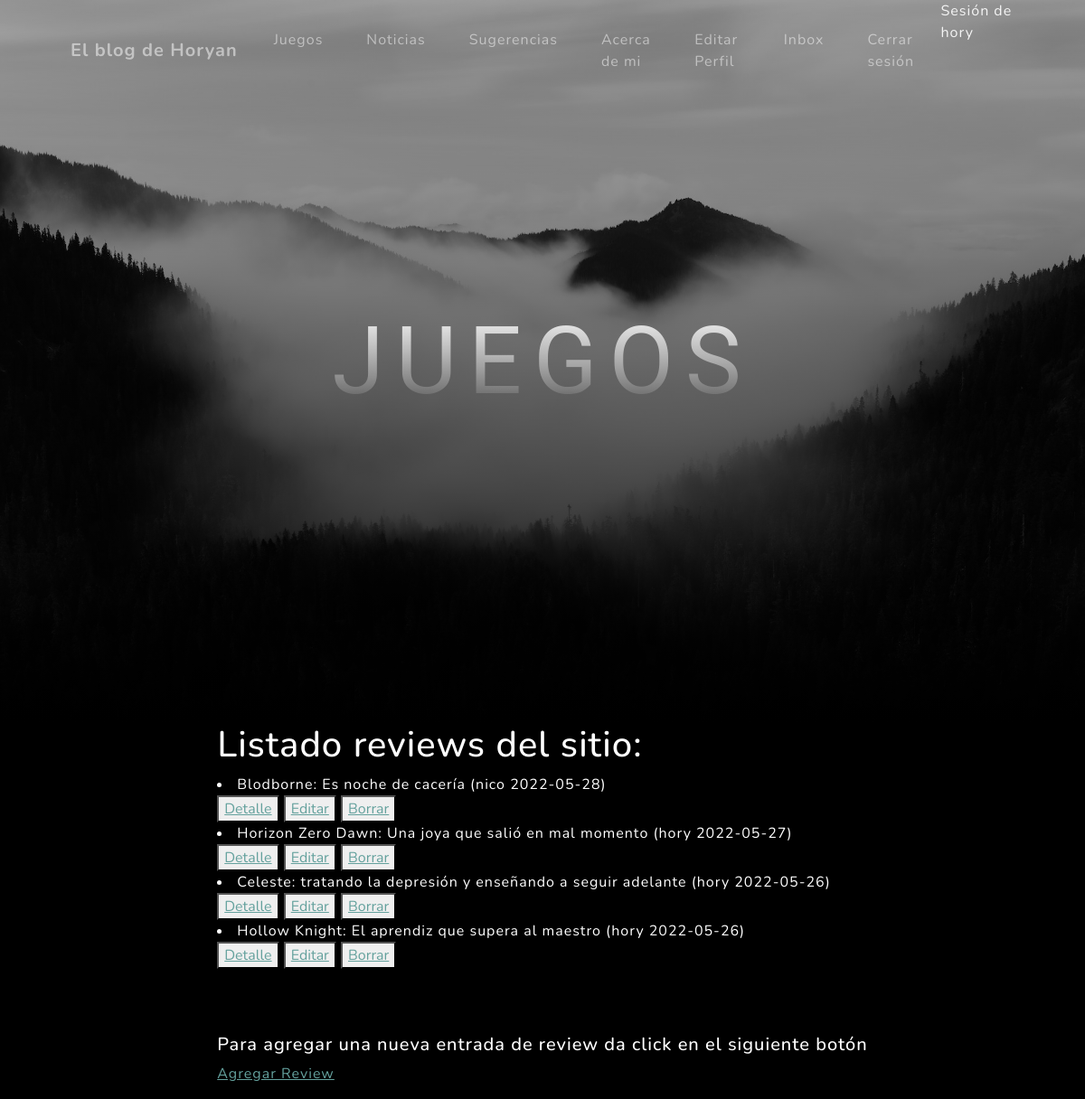
Screenshot of /App/juego/list (signed in) with the database file from the repository.
### App/models.py (models this page shows)
class Juego(models.Model):
    titulo = models.CharField(max_length=50)
    subtitulo = models.CharField(max_length=100)
    categoria = models.CharField(max_length=50)
    texto = RichTextField()
    imagen = models.ImageField(upload_to = "fotos_juegos", blank = True, null=True)
    fecha = models.DateField()
    autor = models.ForeignKey(User, on_delete=models.CASCADE, blank= True, null=True)
    def __str__(self):
        return self.titulo+": "+self.subtitulo+" ("+str(self.autor)+" "+str(self.fecha)+")"

### App/views.py (the view)
# urls.py: path('juego/list', JuegosList.as_view(), name = 'juego_listar'),
class JuegosList(ListView):
    model = Juego
    template_name= 'App/juego_list.html'

### App/templates/App/juego_list.html
{% extends "App/padre.html" %}
{% load static %}
{% block titulo %}
<H1 class="mx-auto my-0 text-uppercase"> Juegos </H1>
{% endblock %}
{% block contenidoQueCambia %}
<body style="background-color:black"></body>
<form method="post" enctype="multipart/form-data">
    <H1 style="color:white"> Listado reviews del sitio: </H1>
    {% if object_list %}
        {% for juego in object_list reversed %}
            <li style="color:white">{{juego}}</li>
            <button>
                <a href="{% url 'juego_detalle' juego.id %}">Detalle</a>
            </button>
            <button>
                <a href="{% url 'juego_editar' juego.id %}">Editar</a>
            </button>
            <button>
                <a href="{% url 'juego_borrar' juego.id %}">Borrar</a>
            </button>
        {% endfor %}
    {% else %}
        <H1 style="color:white"> No hay reviews aún: </H1>
    {% endif %}
        <br> <br>
        <br> <br>
        <h5 style="color:white"> Para agregar una nueva entrada de review da click en el siguiente botón </h5>
        <p>
            <a href="{% url 'juego_crear' %}">Agregar Review</a>
        </p>
</form>
</body>
{% endblock %}

### App/templates/App/padre.html (shortened to what this page needs)
<!DOCTYPE html>
<html lang="en">
    <head>
        {% load static %}
        <link href="{% static 'App/css/styles.css' %}" rel="stylesheet" />
    </head>
    <body id="page-top">
        <nav class="navbar navbar-expand-lg navbar-light fixed-top" id="mainNav">
            <div class="container px-4 px-lg-5">
                <a class="navbar-brand" href="{% url 'inicio' %}">El blog de Horyan</a>
                <div class="collapse navbar-collapse" id="navbarResponsive">
                    <ul class="navbar-nav ms-auto">
                        <li class="nav-item"><a class="nav-link" href="{% url 'juego_listar' %}">Juegos</a></li>
                        <li class="nav-item"><a class="nav-link" href="{% url 'noticia_listar' %}">Noticias</a></li>
                        <li class="nav-item"><a class="nav-link" href="{% url 'sugerencia_listar'%}">Sugerencias</a></li>
                        <li class="nav-item"><a class="nav-link" href="{% url 'acercademi'%}">Acerca de mi</a></li>
                        {% if not request.user.is_authenticated %}
                        <li class="nav-item"><a class="nav-link" href="{% url 'login'%}">Iniciar Sesión</a></li>
                        <li class="nav-item"><a class="nav-link" href="{% url 'register'%}">Nuevo Usuario</a></li>
                        {% else %}
                        <li class="nav-item"><a class="nav-link" href="{% url 'editarPerfil'%}">Editar Perfil</a></li>
                        <li class="nav-item"><a class="nav-link" href="{% url 'inbox'%}">Inbox</a></li>
                        <li class="nav-item"><a class="nav-link" href="{% url 'logout'%}">Cerrar sesión</a></li>
                        <h7 style="color:whitesmoke"> Sesión de {{user}} </h7>
                        {% endif %}
                    </ul>
                </div>
            </div>
        </nav>
        <header class="masthead">
            <div class="container px-4 px-lg-5 d-flex h-100 align-items-center justify-content-center">
                <div class="d-flex justify-content-center">
                    <div class="text-center">
                        {% block titulo %}{% endblock %}
                    </div>
                </div>
            </div>
        </header>
        <div class="d-flex justify-content-center">
            <section class="mx-auto my-0">
                    {% block contenidoQueCambia %}
                    {% endblock %}
    </body>
</html>

### rows the page displays
Juego: titulo+subtitulo+autor "Blodborne: Es noche de cacería (nico 2022-05-28)"
Juego: titulo+subtitulo+autor "Horizon Zero Dawn: Una joya que salió en mal momento (hory 2022-05-27)"
Juego: titulo+subtitulo+autor "Celeste: tratando la depresión y enseñando a seguir adelante (hory 2022-05-26)"
Juego: titulo+subtitulo+autor "Hollow Knight: El aprendiz que supera al maestro (hory 2022-05-26)"

### other values shown
{{ user }} "hory"
